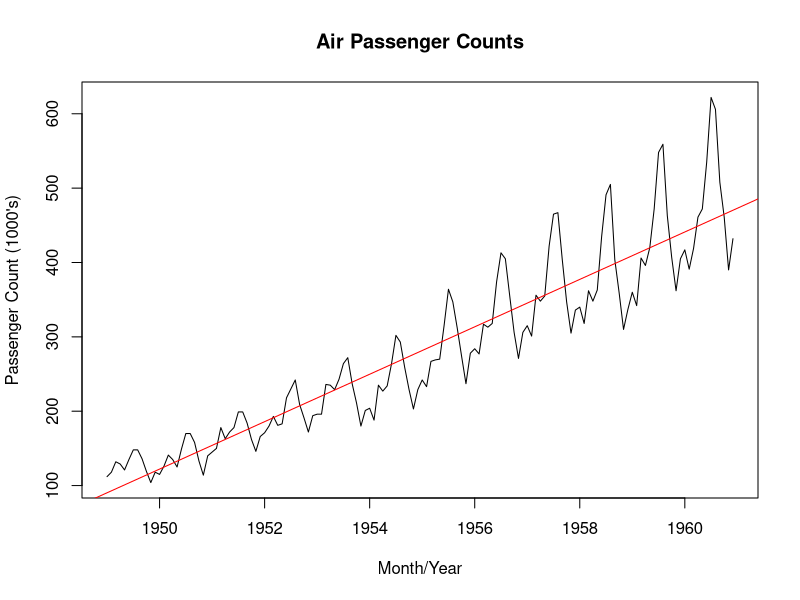
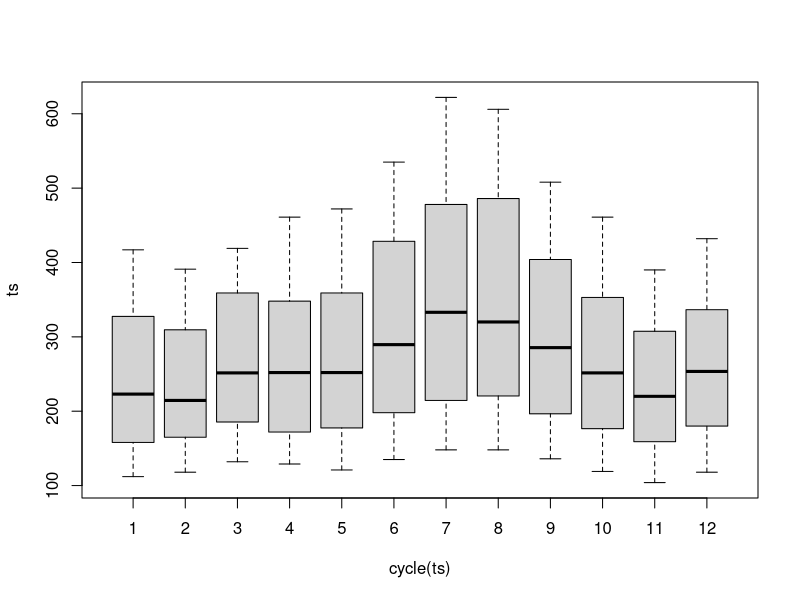
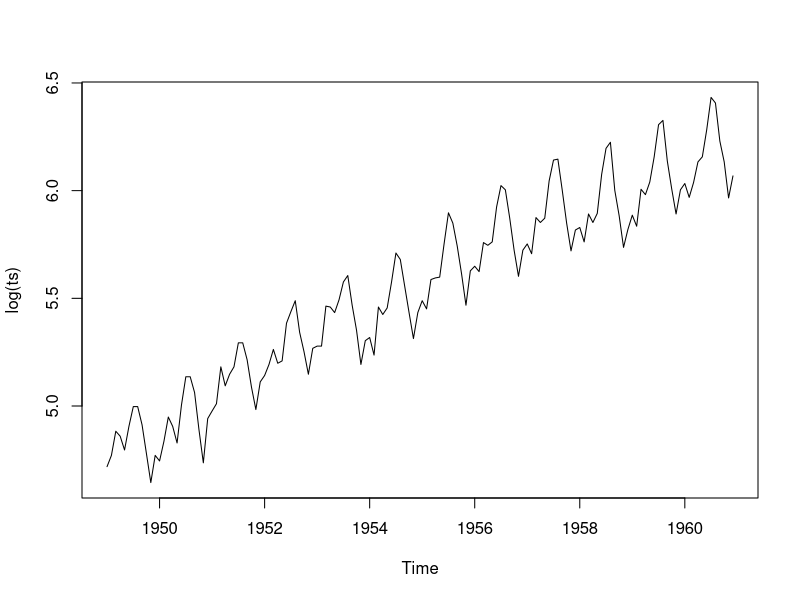
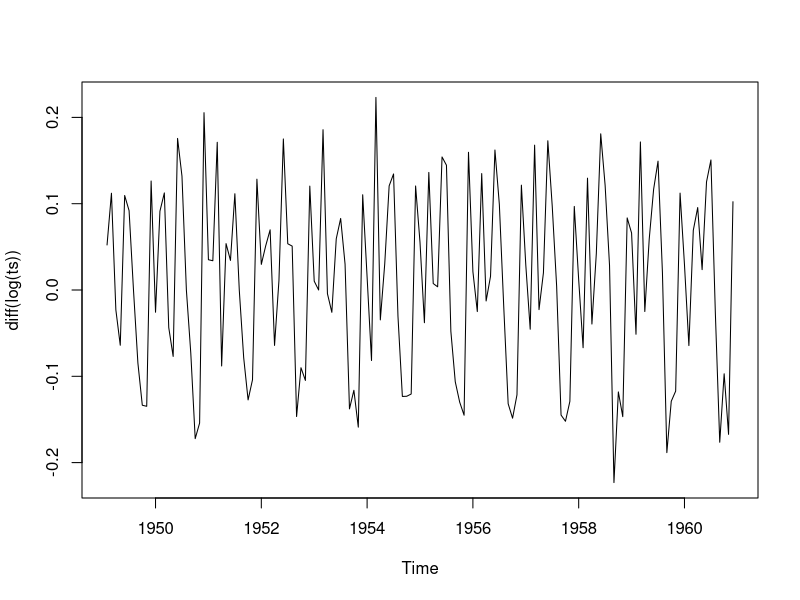
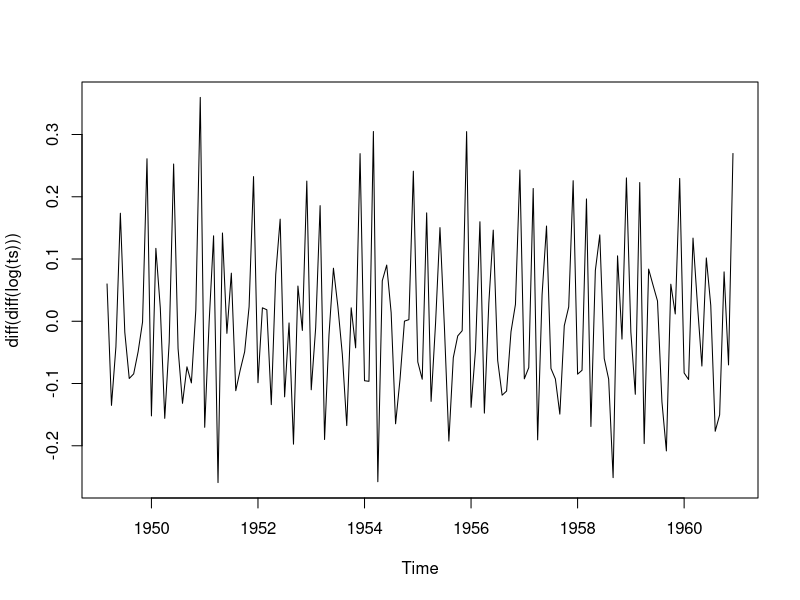
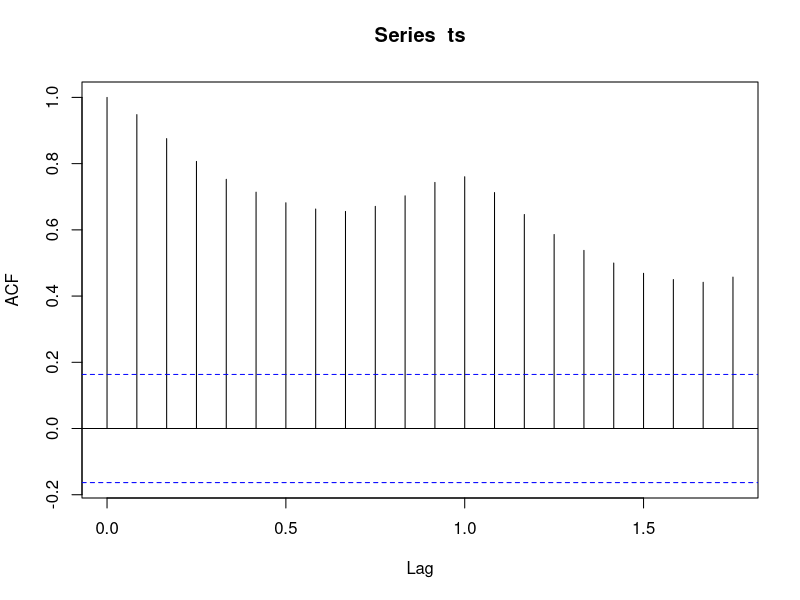
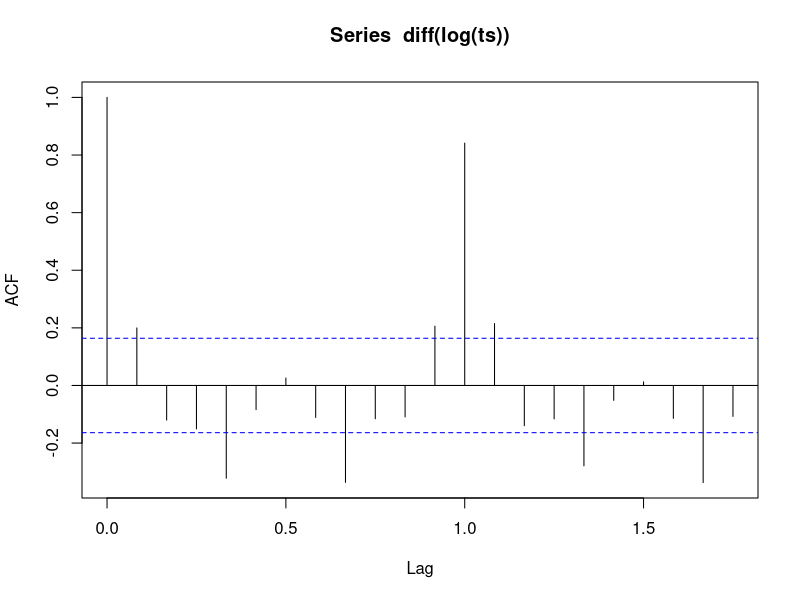
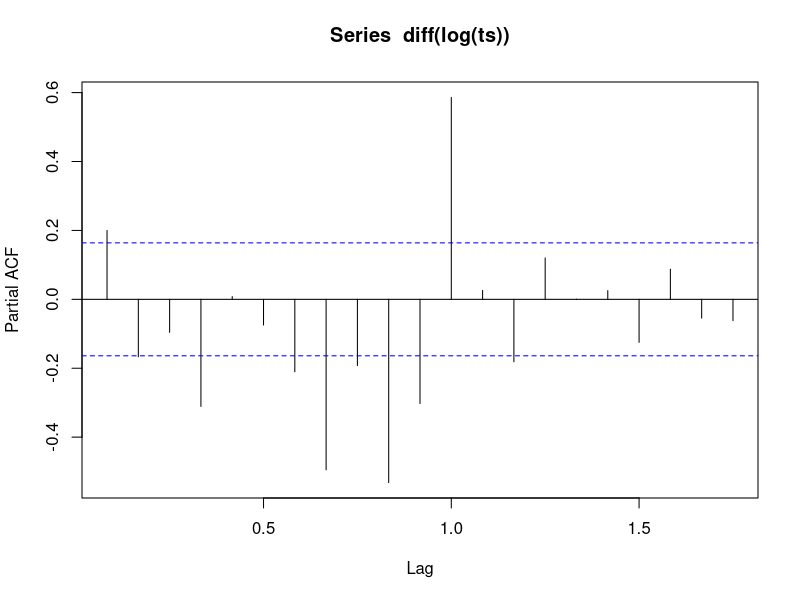

The R source for these figures, in order:
#' Univariate Time-Series Analysis
#' Data: AirPassengers (from R corpus): preformatted as time-series data
#' Note: Univariate analysis is used mostly for forecasting, where the goal 
#' is prediction and not explanation. For explanation, we need multivariate
#' regression analysis, which we can combine with trend, seasonality, and lag. 

data(AirPassengers)
ts <- AirPassengers
ts
View(ts)
str(ts)

# Explore data
start(ts)
end(ts)
class(ts)
frequency(ts)
cycle(ts)

# Visualize data
plot(ts, xlab="Month/Year", ylab="Passenger Count (1000's)", main="Air Passenger Counts")
abline(lm(ts ~ time(ts)), col="red")  # Linear trend plot

boxplot(ts ~ cycle(ts))               # Seasonality plot
# Question: What inferences can you draw from this boxplot?

# Identification: Identify d in I(d)
plot(log(ts))                      # Log takes care of unequal variance
plot(diff(log(ts)))                # Differentiating makes the mean zero; hence d=1
plot(diff(diff(log(ts))))          # What happens with d=2

# install.packages("tseries")
library(tseries)
adf.test(diff(log(ts)))            # Augmented Dickey-Fuller Test, 
                                   # H0: Time series is not stationary

# Question: Is the time series stationary? What inferences do we get from the above test?

# Estimation: Estimate p and q for AR(p) and MA(q)

acf(ts)                            # Correlation between Y(t) and lags Y(t-p)
# Dashed blue line indicates 95% C.I. for stationary series; 
# our goal is to bring the ACFs within the blue lines

acf(diff(log(ts)))                 # p = 2 for AR(p)
pacf(diff(log(ts)))                # q = 1 for MA(q)

# ARIMA model
model <- arima(log(ts), c(2,1,1), seasonal=list(order=c(2,1,1), period=12))  # c(p,d,q)
model

forecasted <- predict(model, n.ahead=5*12)
forecasted
forecasted <- exp(forecasted$pred)
forecasted <- round(forecasted,0)
forecasted

ts.plot(ts, forecasted, lty=c(1,3))

# Cross-validation using training data Year 1949-1958, and test data Year 1959-1960
train <- ts(ts, frequency=12, start=c(1949,1), end=c(1958,12))
test  <- tail(ts, 24)
model <- arima(log(train), c(2,1,1), seasonal=list(order=c(2,1,1), period=12))
forecasted <- predict(model, n.ahead=2*12)
forecasted <- exp(forecasted$pred)
forecasted <- round(forecasted,0)
forecasted
test
test - forecasted

n <- length(test - forecasted)
RMSE1 <- sqrt(sum((test - forecasted)^2)/n)
RMSE1                                        # RMSE1=22

# Using auto.arima() function in forecast package
# install.packages("forecast")
library(forecast)
model2 <- auto.arima(ts)
model2
forecasted2 <- forecast(model2, level=c(95), h=5*12)  # c is 95% CI and h is forecast horizon
forecasted2 <- round(forecasted2$mean,0)
forecasted2
ts.plot(ts, forecasted2, lty=c(1,3))

model2 <- auto.arima(train)
forecasted2 <- predict(model2, n.ahead=2*12)
forecasted2 <- round(forecasted2$pred,0)
forecasted2
test
test - forecasted2

RMSE2 <- sqrt(sum((test - forecasted2)^2)/n)
RMSE2                                       # RMSE2=48

# Given its higher RMSE, auto-arima is clearly inferior to the arima function
